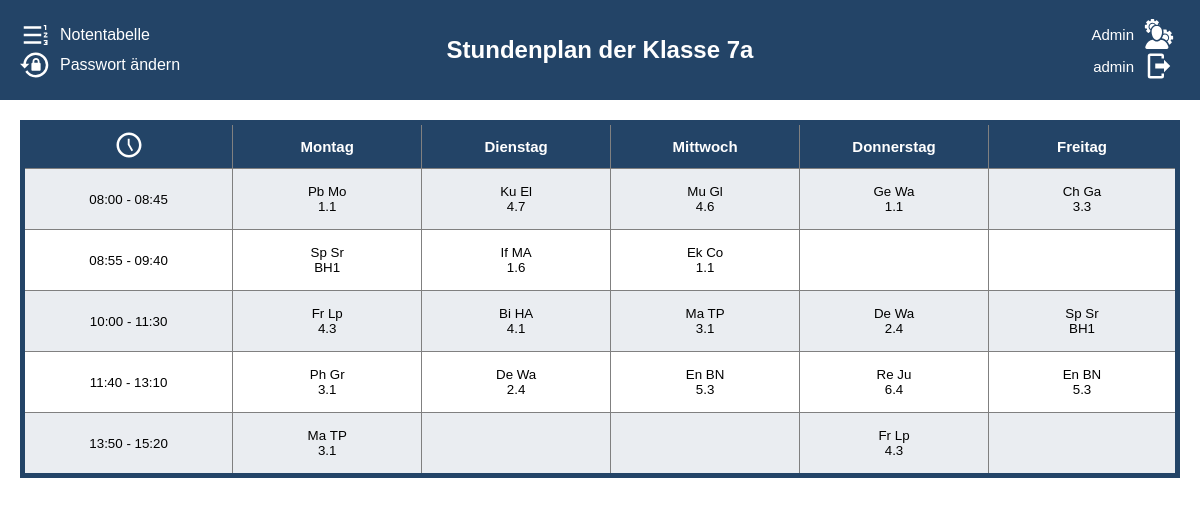
The app's page /schedule/7a/ (signed in) with its own data.
### stundenplan/models.py (models this page shows, shortened)
class Subject(models.Model):
    abkuerzung = models.CharField(max_length=3, unique=True)
    name = models.CharField(max_length=100, unique=True)
    grade = models.ManyToManyField(Grade, through='Subject_Grade')
    class Meta:
        verbose_name = 'Fach'
        verbose_name_plural = 'Fächer'
    pass

class Teacher(models.Model):
    first_name = models.CharField(max_length=30)
    last_name = models.CharField(max_length=30)
    short_name = models.CharField(max_length=3)
    subjects = models.ManyToManyField(Subject)
    class Meta:
        verbose_name = 'Lehrer'
        verbose_name_plural = 'Lehrer'
    pass

class Room(models.Model):
    room_number = models.CharField(max_length=30, unique=True)
    faecher = models.ManyToManyField(Subject)
    class Meta:
        verbose_name = 'Raum'
        verbose_name_plural = 'Räume'
    def __str__(self):
        return f"{self.room_number}"

### stundenplan/views.py (the view)
# urls.py: path('', index_view, name='index_view'),
@login_required
def index_view(request, bezeichnung):
    user = request.user
    if request.user.is_superuser or request.user.profile.klasse.bezeichnung == bezeichnung:
        context = get_plan(user, bezeichnung)
        return render(request, 'index.html', context)

### stundenplan/get_plan.py (called while the page is built)
def custom_subject_filter(klasse, lesson_number, weekday, week_choice):
    week_instance = Week.objects.get(week_choice=week_choice)
    lesson = Lesson.objects.filter(
        klasse=klasse,
        lesson_number=lesson_number,
        weekday=weekday,
        week_choice=week_instance,
    ).first()
    return lesson.subject.abkuerzung if lesson else ""

def custom_teacher_filter(klasse, lesson_number, weekday, week_choice):
    week_instance = Week.objects.get(week_choice=week_choice)
    lesson = Lesson.objects.filter(
        klasse=klasse,
        lesson_number=lesson_number,
        weekday=weekday,
        week_choice=week_instance,
    ).first()
    return lesson.teacher.short_name if lesson else ""

def custom_room_filter(klasse, lesson_number, weekday, week_choice):
    week_instance = Week.objects.get(week_choice=week_choice)
    lesson = Lesson.objects.filter(
        klasse=klasse,
        lesson_number=lesson_number,
        weekday=weekday,
        week_choice=week_instance,
    ).first()
    return lesson.room_number if lesson else ""

def set_username(user):
    if user.first_name and user.last_name:
        username = user.first_name + " " + user.last_name
    else:
        username = user.username
    return username

### templates/index.html (shortened to what this page needs)
<!DOCTYPE html>
<html lang="de">
<head>
    {% load static %}
    <link rel="stylesheet" type="text/css" href="{% static 'index.css' %}">
</head>
<body>
    <div class="header">
        <div class="logout-container-left" >
            <div class="horizontal">
                <svg class="logout"  xmlns="http://www.w3.org/2000/svg" viewBox="0 0 24 24"><path d="M3,13V11H17V13H3M3,19V17H17V19H3M3,7V5H17V7H3M20,8V5H19V4H21V8H20M19,17V16H22V20H19V19H21V18.5H20V17.5H21V17H19M21.25,10C21.67,10 22,10.34 22,10.75C22,10.95 21.92,11.14 21.79,11.27L20.12,13H22V14H19V13.08L21,11H19V10H21.25Z" /></svg>
                <a class="notentabell-view text" href="{% url 'index_view' %}">Notentabelle</a>
            </div>
            <div class="horizontal">
                <a class="text" href="{% url 'change_password' %}">Passwort ändern</a>
            </div>
        </div>
        <h1 class="header-heading">Stundenplan der Klasse {{klassenname}}</h1>
        <div class="logout-container-right" >
            {% if user.is_superuser %}
                <form method="post" action="{% url 'admin:index' %}">
                    <button type="submit" class="logout-button">
                        <a>Admin</a>
                    </button>
                </form>
            {% endif %}
            <form method="post" action="{% url 'logout' %}">
                <button type="submit" class="logout-button">
                    <div>{{username}}</div>
                    <svg class="logout" xmlns="http://www.w3.org/2000/svg" viewBox="0 0 24 24"><path d="M16,17V14H9V10H16V7L21,12L16,17M14,2A2,2 0 0,1 16,4V6H14V4H5V20H14V18H16V20A2,2 0 0,1 14,22H5A2,2 0 0,1 3,20V4A2,2 0 0,1 5,2H14Z" /></svg>
                </button>
            </form>
        </div>
    </div>
    <div class="content">
        <table class="table table-striped table-bordered table-hover doFixed">
            <thead>
                <tr class="darkrow">
                    <th><svg class="clock" xmlns="http://www.w3.org/2000/svg" viewBox="0 0 24 24"><path d="M12 20C16.4 20 20 16.4 20 12S16.4 4 12 4 4 7.6 4 12 7.6 20 12 20M12 2C17.5 2 22 6.5 22 12S17.5 22 12 22C6.5 22 2 17.5 2 12C2 6.5 6.5 2 12 2M15.3 16.2L14 17L11 11.8V7H12.5V11.4L15.3 16.2Z" /></svg></th>
                    <th colspan="2">Montag</th>
                    <th colspan="2">Dienstag</th>
                    <th colspan="2">Mittwoch</th>
                    <th colspan="2">Donnerstag</th>
                    <th colspan="2">Freitag</th>
                </tr>
            </thead>
            <tbody>
                <tr class="darkrow 1. Studne">
                    <td>08:00 - 08:45</td>
                    <td colspan="2">{{monA1}} {{monA1Name}}<br>{{monA1Nr}}</td>
                    <td colspan="2">{{tueA1}} {{tueA1Name}}<br>{{tueA1Nr}}</td>
                    <td colspan="2">{{wedA1}} {{wedA1Name}}<br>{{wedA1Nr}}</td>
                    <td colspan="2">{{thuA1}} {{thuA1Name}}<br>{{thuA1Nr}}</td>
                    <td colspan="2">{{friA1}} {{friA1Name}}<br>{{friA1Nr}}</td>
                </tr>
                <tr class="2. Studne">
                    <td>08:55 - 09:40</td>
                    <td colspan="2">{{monA2}} {{monA2Name}}<br>{{monA2Nr}}</td>
                    <td colspan="2">{{tueA2}} {{tueA2Name}}<br>{{tueA2Nr}}</td>
                    <td colspan="2">{{wedA2}} {{wedA2Name}}<br>{{wedA2Nr}}</td>
                    <td colspan="2">{{thuA2}} {{thuA2Name}}<br>{{thuA2Nr}}</td>
                    <td colspan="2">{{friA2}} {{friA2Name}}<br>{{friA2Nr}}</td>
                </tr>
                <tr class="darkrow 3./4. Studne">
                    <td>10:00 - 11:30</td>
                    <td colspan="2">{{monA3_4}} {{monA3_4Name}}<br>{{monA3_4Nr}}</td>
                    <td colspan="2">{{tueA3_4}} {{tueA3_4Name}}<br>{{tueA3_4Nr}}</td>
                    <td colspan="2">{{wedA3_4}} {{wedA3_4Name}}<br>{{wedA3_4Nr}}</td>
                    <td colspan="2">{{thuA3_4}} {{thuA3_4Name}}<br>{{thuA3_4Nr}}</td>
                    <td colspan="2">{{friA3_4}} {{friA3_4Name}}<br>{{friA3_4Nr}}</td>
                </tr>
                <tr class="5./6. Stunde">
                    <td data-label="Zeit">11:40 - 13:10</td>
                    <td data-label="Montag A" colspan="2">{{monA5_6}}&nbsp;{{monA5_6Name}}<br>{{monA5_6Nr}}</td>
                    <td data-label="Dienstag A" colspan="2">{{tueA5_6}}&nbsp;{{tueA5_6Name}}<br>{{tueA5_6Nr}}</td>
                    <td data-label="Mittwoch A" colspan="2">{{wedA5_6}}&nbsp;{{wedA5_6Name}}<br>{{wedA5_6Nr}}</td>
                    <td data-label="Donnerstag A" colspan="2">{{thuA5_6}}&nbsp;{{thuA5_6Name}}<br>{{thuA5_6Nr}}</td>
                    <td data-label="Freitag A" colspan="2">{{friA5_6}}&nbsp;{{friA5_6Name}}<br>{{friA5_6Nr}}</td>
                </tr>
                <tr class="darkrow 7./8. Stunde">
                    <td data-label="Zeit">13:50 - 15:20</td>
                    <td data-label="Montag A" colspan="2">{{monA7_8}}&nbsp;{{monA7_8Name}}<br>{{monA7_8Nr}}</td>
                    <td data-label="Dienstag A" colspan="2">{{tueA7_8}}&nbsp;{{tueA7_8Name}}<br>{{tueA7_8Nr}}</td>
                    <td data-label="Mittwoch A" colspan="2">{{wedA7_8}}&nbsp;{{wedA7_8Name}}<br>{{wedA7_8Nr}}</td>
                    <td data-label="Donnerstag A" colspan="2">{{thuA7_8}}&nbsp;{{thuA7_8Name}}<br>{{thuA7_8Nr}}</td>
                    <td data-label="Freitag A" colspan="2">{{friA7_8}}&nbsp;{{friA7_8Name}}<br>{{friA7_8Nr}}</td>
                </tr>
            </tbody>
        </table>
    </div>
</body>
</html>

### static/index.css (style rules this page uses)
:root { --background-color: #ffffff; --second-background-color: #E5E1DA; --darkrow: #23456718; --dark-accent: rgb(35,68,103); --ligth-accent: #b1dae7; --dark-font: #27374D; --ligth-font: white; }
body { display: flex; justify-content: center; align-items: center; flex-direction: column; font-family: Arial, Helvetica, sans-serif; background-color: var(--background-color); margin: 0; padding: 0; }
.header { position: fixed; background-color: var(--dark-accent); width: 100%; left: 0; top: 0; color: var(--ligth-font); display: flex; align-items: center; justify-content: space-between; height: 100px; padding: 0 20px; box-sizing: border-box; }
.header-heading { position: absolute; left: 50%; transform: translateX(-50%); font-size: 1.5rem; text-align: center; }
.logout-container-right { display: flex; align-items: flex-end; flex-direction: column; justify-content: flex-end; position: absolute; right: 20px; }
.logout-container-left { display: flex; align-items: flex-start; flex-direction: column; position: absolute; justify-content: flex-start; left: 20px; }
.logout { height: 30px; width: 30px; fill: var(--ligth-font); }
.logout-button { background-color: transparent; color: var(--ligth-font); border: none; font-size: 15px; cursor: pointer; display: flex; align-items: center; gap: 10px; }
.content { margin-top: 100px; width: 100%; overflow-x: auto; padding: 20px; box-sizing: border-box; }
table { table-layout: fixed; width: 100%; max-width: 1200px; margin: 0 auto; border-collapse: collapse; border: var(--dark-accent) solid 5px; }
th, td { width: 10%; height: 50px; text-align: center; vertical-align: middle; font-size: 10pt; padding: 5px; border: 1px solid gray; word-wrap: break-word; overflow-wrap: break-word; }
th { background-color: var(--dark-accent); color: var(--ligth-font); font-size: 15px !important; height: 30px !important; }
th:last-child, td:last-child { width: 10% !important; }
tbody tr { height: 50px; }
.darkrow { background-color: var(--darkrow); }
.clock { height: 30px; width: auto; color: var(--ligth-font); fill: var(--ligth-font); }
.notentabell-view { color: var(--ligth-font); text-decoration: underline; cursor: pointer; }
.horizontal { display: flex; flex-direction: row; align-items: center; justify-content: flex-start; }
.text { padding-left: 10px; text-decoration: none; color: var(--ligth-font); }

### records on screen
Subject: abkuerzung "Pb"
Teacher: short_name "Mo"
Room: room_number "1.1"
Subject: abkuerzung "Ku"
Teacher: short_name "El"
Room: room_number "4.7"
Subject: abkuerzung "Mu"
Teacher: short_name "Gl"
Room: room_number "4.6"
Subject: abkuerzung "Ge"
Teacher: short_name "Wa"
Subject: abkuerzung "Ch"
Teacher: short_name "Ga"
Room: room_number "3.3"
Subject: abkuerzung "Sp"
Teacher: short_name "Sr"
Room: room_number "BH1"
Subject: abkuerzung "If"
Teacher: short_name "MA"
Room: room_number "1.6"
Subject: abkuerzung "Ek"
Teacher: short_name "Co"
Subject: abkuerzung "Fr"
Teacher: short_name "Lp"
Room: room_number "4.3"
Subject: abkuerzung "Bi"
Teacher: short_name "HA"
Room: room_number "4.1"
Subject: abkuerzung "Ma"
Teacher: short_name "TP"
Room: room_number "3.1"
Subject: abkuerzung "De"
Room: room_number "2.4"
Subject: abkuerzung "Ph"
Teacher: short_name "Gr"
Subject: abkuerzung "En"
Teacher: short_name "BN"
Room: room_number "5.3"
Subject: abkuerzung "Re"
Teacher: short_name "Ju"
Room: room_number "6.4"

### other values on screen
{{ klassenname }} "7a"
{{ username }} "admin"
